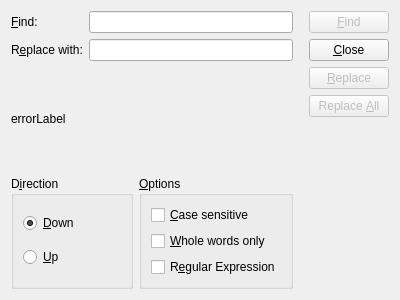
<?xml version="1.0" encoding="UTF-8"?>
<ui version="4.0">
 <class>QFindReplaceWidget</class>
 <widget class="QWidget" name="QFindReplaceWidget">
  <property name="geometry">
   <rect>
    <x>0</x>
    <y>0</y>
    <width>400</width>
    <height>300</height>
   </rect>
  </property>
  <property name="windowTitle">
   <string>Form</string>
  </property>
  <layout class="QGridLayout" name="gridLayout">
   <item row="0" column="0">
    <layout class="QVBoxLayout" name="verticalLayout_5">
     <item>
      <layout class="QVBoxLayout" name="verticalLayout_2">
       <item>
        <layout class="QGridLayout" name="gridLayout_3">
         <item row="0" column="0">
          <widget class="QLabel" name="label">
           <property name="text">
            <string>&amp;Find:</string>
           </property>
           <property name="buddy">
            <cstring>textToFind</cstring>
           </property>
          </widget>
         </item>
         <item row="0" column="1">
          <widget class="QLineEdit" name="textToFind"/>
         </item>
         <item row="1" column="0">
          <widget class="QLabel" name="replaceLabel">
           <property name="text">
            <string>R&amp;eplace with:</string>
           </property>
           <property name="buddy">
            <cstring>textToReplace</cstring>
           </property>
          </widget>
         </item>
         <item row="1" column="1">
          <widget class="QLineEdit" name="textToReplace"/>
         </item>
        </layout>
       </item>
      </layout>
     </item>
     <item>
      <widget class="QLabel" name="errorLabel">
       <property name="text">
        <string>errorLabel</string>
       </property>
      </widget>
     </item>
     <item>
      <layout class="QHBoxLayout" name="horizontalLayout">
       <item>
        <widget class="QGroupBox" name="groupBox">
         <property name="title">
          <string>D&amp;irection</string>
         </property>
         <layout class="QVBoxLayout" name="verticalLayout_3">
          <item>
           <widget class="QRadioButton" name="downRadioButton">
            <property name="text">
             <string>&amp;Down</string>
            </property>
            <property name="checked">
             <bool>true</bool>
            </property>
           </widget>
          </item>
          <item>
           <widget class="QRadioButton" name="upRadioButton">
            <property name="text">
             <string>&amp;Up</string>
            </property>
           </widget>
          </item>
         </layout>
        </widget>
       </item>
       <item>
        <widget class="QGroupBox" name="groupBox_2">
         <property name="title">
          <string>&amp;Options</string>
         </property>
         <layout class="QVBoxLayout" name="verticalLayout_4">
          <item>
           <widget class="QCheckBox" name="caseCheckBox">
            <property name="text">
             <string>&amp;Case sensitive</string>
            </property>
           </widget>
          </item>
          <item>
           <widget class="QCheckBox" name="wholeCheckBox">
            <property name="text">
             <string>&amp;Whole words only</string>
            </property>
           </widget>
          </item>
          <item>
           <widget class="QCheckBox" name="regexCheckBox">
            <property name="toolTip">
             <string>&lt;!DOCTYPE HTML PUBLIC &quot;-//W3C//DTD HTML 4.0//EN&quot; &quot;http://www.w3.org/TR/REC-html40/strict.dtd&quot;&gt;
&lt;html&gt;&lt;head&gt;&lt;meta name=&quot;qrichtext&quot; content=&quot;1&quot; /&gt;&lt;style type=&quot;text/css&quot;&gt;
p, li { white-space: pre-wrap; }
&lt;/style&gt;&lt;/head&gt;&lt;body style=&quot; font-family:'Sans'; font-size:10pt; font-weight:400; font-style:normal;&quot;&gt;
&lt;p style=&quot; margin-top:0px; margin-bottom:0px; margin-left:0px; margin-right:0px; -qt-block-indent:0; text-indent:0px;&quot;&gt;whether the text to search should be interpreted as a regular expression.&lt;/p&gt;
&lt;p style=&quot;-qt-paragraph-type:empty; margin-top:0px; margin-bottom:0px; margin-left:0px; margin-right:0px; -qt-block-indent:0; text-indent:0px;&quot;&gt;&lt;/p&gt;
&lt;p style=&quot; margin-top:0px; margin-bottom:0px; margin-left:0px; margin-right:0px; -qt-block-indent:0; text-indent:0px;&quot;&gt;You may want to take a look at the syntax of regular expressions:&lt;/p&gt;
&lt;p style=&quot; margin-top:0px; margin-bottom:0px; margin-left:0px; margin-right:0px; -qt-block-indent:0; text-indent:0px;&quot;&gt;&lt;a href=&quot;http://doc.trolltech.com/qregexp.html&quot;&gt;&lt;span style=&quot; text-decoration: underline; color:#0000ff;&quot;&gt;http://doc.trolltech.com/qregexp.html&lt;/span&gt;&lt;/a&gt;&lt;/p&gt;&lt;/body&gt;&lt;/html&gt;</string>
            </property>
            <property name="text">
             <string>R&amp;egular Expression</string>
            </property>
           </widget>
          </item>
         </layout>
        </widget>
       </item>
      </layout>
     </item>
    </layout>
   </item>
   <item row="0" column="1">
    <layout class="QVBoxLayout" name="verticalLayout">
     <property name="leftMargin">
      <number>10</number>
     </property>
     <item>
      <widget class="QPushButton" name="findButton">
       <property name="enabled">
        <bool>false</bool>
       </property>
       <property name="text">
        <string>&amp;Find</string>
       </property>
      </widget>
     </item>
     <item>
      <widget class="QPushButton" name="closeButton">
       <property name="text">
        <string>&amp;Close</string>
       </property>
      </widget>
     </item>
     <item>
      <widget class="QPushButton" name="replaceButton">
       <property name="enabled">
        <bool>false</bool>
       </property>
       <property name="text">
        <string>&amp;Replace</string>
       </property>
      </widget>
     </item>
     <item>
      <widget class="QPushButton" name="replaceAllButton">
       <property name="enabled">
        <bool>false</bool>
       </property>
       <property name="text">
        <string>Replace &amp;All</string>
       </property>
      </widget>
     </item>
     <item>
      <spacer name="verticalSpacer">
       <property name="orientation">
        <enum>Qt::Vertical</enum>
       </property>
       <property name="sizeHint" stdset="0">
        <size>
         <width>20</width>
         <height>40</height>
        </size>
       </property>
      </spacer>
     </item>
    </layout>
   </item>
  </layout>
 </widget>
 <resources/>
 <connections/>
</ui>
